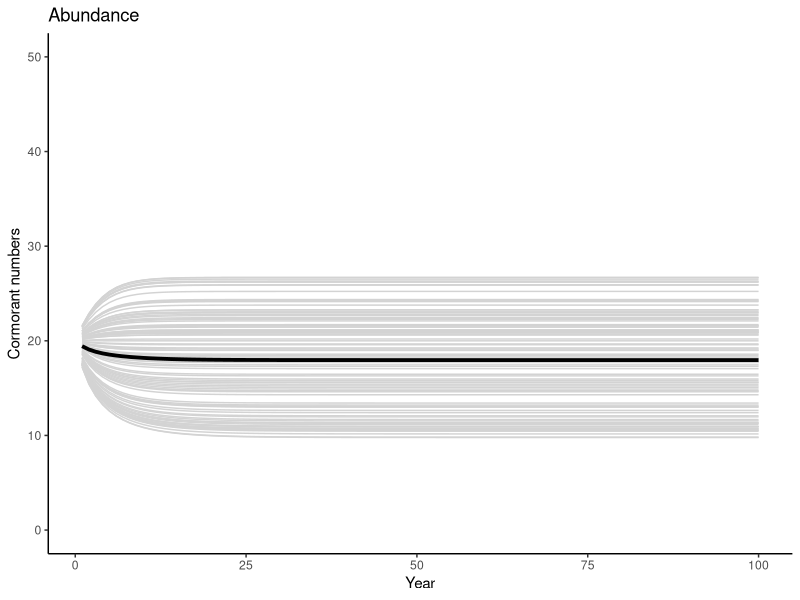
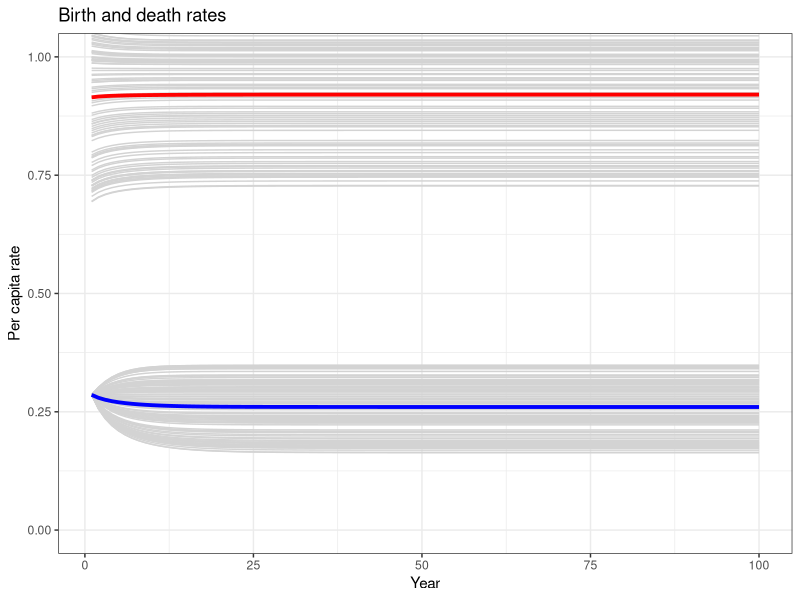
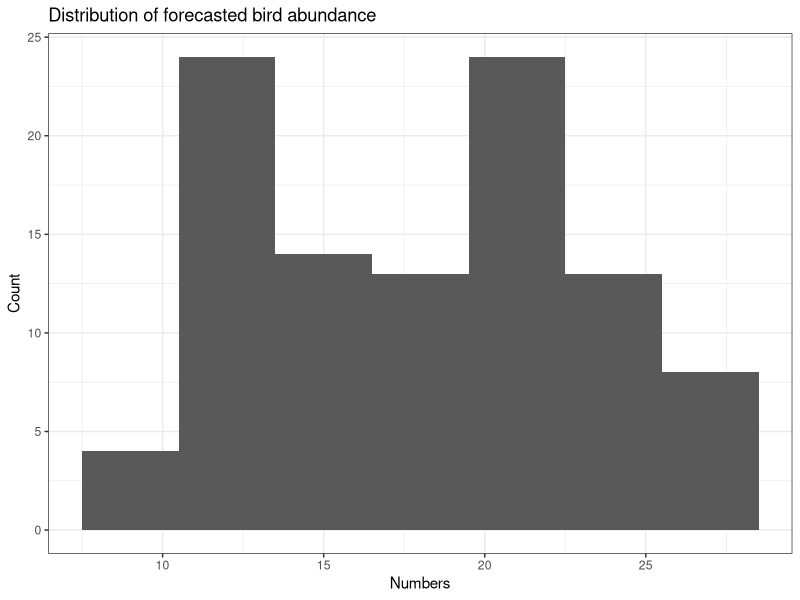

Write the R code that produced these figures, in order.
#Unit 3: Uniform distribution
# We use the first model from Unit 2, a simple closed population
# and add a stochastic birth rate process

# We simulate a case where the maximum birth rate (parameter "a" below) varies
# randomly from one simulation to the next, but remains the same for all simulated
# years in each 100-year simulation

# This version of the model also includes a harvest, or cull,implemented as a rate

library(ggplot2)

# Define variables for processes
b <- .0046
c <- 1
d <- 50
hr <- .2  # harvest or culling rate

# 100 uniform random values for "a"
a <- runif(100,.75,1.25)

# Set up a data frame for time series of numbers and rates for each replicate simulation
birds_over_time <- numeric(10000) # 100 years x 100 replicates
birth_rate <- numeric(10000)
death_rate <- numeric(10000)
years <- numeric(10000)
reps <- numeric(10000)
outputs <- data.frame(reps,years,birds_over_time,birth_rate,death_rate)
df_counter <- 1 # initial row for data frame

# Start a loop over replicate simulations
for (sims in 1:100) {

 # Re-establish starting values for each replicate simulation
 birds <- 20

# Start the main simulation loop over time
 for (i in 1:100) {   
  
  # Calculate the birth and death rates according to our dynamic processes
  # Note that 'a' varies from one simulation to the next
  births_per_female <- a[sims] * exp(-b * birds)
  deaths_per_capita <- c * birds / (d + birds)
  
  # Convert rates to actual numbers
  births <- births_per_female * birds / 2  # divide by 2 because per female
  deaths <- deaths_per_capita * birds
  harvest <- hr * birds
  
  # Apply the tautology
  birds <- birds + births - deaths - harvest
  if (birds < 0) birds <- 0
  
  # Add a row to the output data frame
  outputs[df_counter,] <- c(sims,i,birds,births_per_female,deaths_per_capita)
  df_counter <- df_counter + 1
  #close the time loop
}
#close the replicate simulation loop
}
# calculate the mean across simulations
# these are all vectors of length 100
avg_birds <- by(outputs$birds_over_time, outputs$years, FUN=mean) 
avg_br <- by(outputs$birth_rate, outputs$years, FUN=mean)
avg_dr <- by(outputs$death_rate, outputs$years, FUN=mean)


# Plot the results - ggplot version
x <- seq(from=1,to=100)
Number_plot <- ggplot() +
  geom_line(mapping=aes(x=outputs$years,y=outputs$birds_over_time, group=outputs$reps),
              color = 'lightgrey') +
  geom_line(mapping=aes(x=x, y=avg_birds),
            color='black', size=1.3) +
  labs(title = "Abundance",
       x = "Year",
       y = "Cormorant numbers") +
  coord_cartesian(ylim=c(0,50)) +
  theme_classic()
plot(Number_plot)
Rate_plot <- ggplot() +
  geom_line(mapping=aes(x=outputs$years,y=outputs$birth_rate, group=outputs$reps),
            color='lightgrey') +
  geom_line(mapping=aes(x=x,y=avg_br),
            color="red", size=1.3) +
  geom_line(mapping=aes(x=outputs$years,y=outputs$death_rate, group=outputs$reps),
            color='lightgrey') +
  geom_line(mapping=aes(x=x,y=avg_dr),
            color="blue", size=1.3) +
  labs(title = "Birth and death rates",
       x="Year",
       y="Per capita rate") +
  coord_cartesian(ylim=c(0,1)) +
  theme_bw()
plot(Rate_plot)

lastyear <- subset(outputs,outputs$years==100)
Dist_plot <- ggplot() +
  geom_histogram(mapping = aes(x=lastyear$birds_over_time),
                 binwidth = 3) +
  labs(title="Distribution of forecasted bird abundance",
       x="Numbers",
       y="Count") +
  theme_bw()
plot(Dist_plot)

                 
